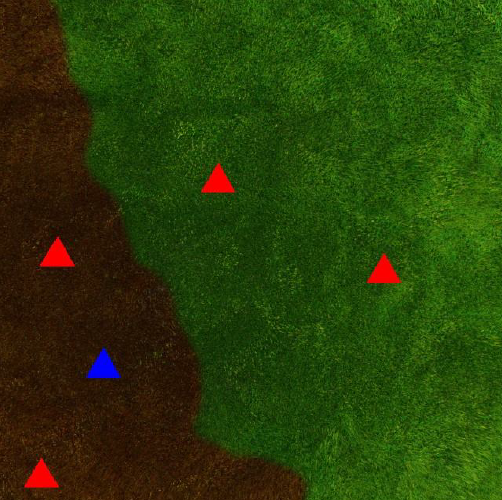
#> input picture Images/0.png, 502 x 500 px, found by its file name; its folder holds only this picture in this run
$ python detect.py
#> lines starting #> are read from the running program, lines starting #| are printed output that depends on the picture; after the words box and inside, x2 and y2 are one past the last pixel; in counts of white or black regions, pixels touching at a corner belong together
import cv2 as cv
import numpy as np
import os
main_folder="D:\\Python Projects\\open CV\\UAS Project\\Images"
img_list=os.listdir(main_folder)

n_houses=[]
priority_houses=[]
priority_ratio=[]
img_list.sort(key=lambda x: int(x.split('.')[0]))
img_list_copy=img_list.copy()


for img in img_list:
    img_path=os.path.join(main_folder,img)
    img_read=cv.imread(img_path)
#> img_read is the input picture: shape (500, 502, 3); mean B, G, R 9.3, 63, 41.2
    if img_read is None:
        continue
    hsv_img=cv.cvtColor(img_read,cv.COLOR_BGR2HSV)
#> hsv_img: shape (500, 502, 3); mean H, S, V 39, 225.9, 71.9
    lower_green = np.array([35,78,0])
    upper_green = np.array([85,255,184])

    lower_brown = np.array([0,0,0])
    upper_brown = np.array([22,255,94])
    green_mask=cv.inRange(hsv_img,lower_green,upper_green)
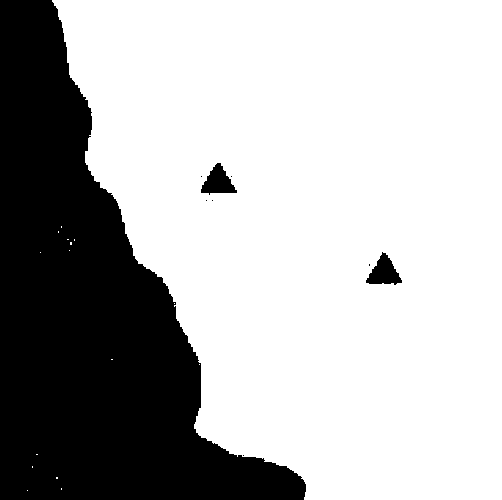
#> green_mask: shape (500, 502); 70.3% white; 9 black regions (6 under 20 px)
    solid_yellow=np.zeros((int(green_mask.shape[0]),int(green_mask.shape[1]),3),dtype=np.uint8)
    solid_yellow[:]=(0,255,255)

    green_img=cv.bitwise_and(solid_yellow,solid_yellow,mask=green_mask)
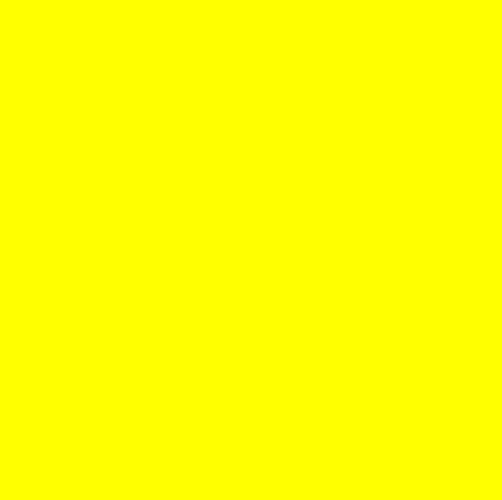
#> solid_yellow: shape (500, 502, 3); mean of channels 0, 1, 2 0, 255, 255; drawn as B, G, R
    # green_bgr=cv.cvtColor(green_mask,cv.COLOR_GRAY2BGR)
    g_contours,hie=cv.findContours(green_mask,cv.RETR_EXTERNAL,cv.CHAIN_APPROX_NONE)
#> g_contours = 16 contours, 15 with area under 20; largest, box (x1, y1, x2, y2) and area: (52, 0, 502, 500) 176782; hie = 16 rows, first 6: [1, -1, -1, -1], [2, 0, -1, -1], [3, 1, -1, -1], [4, 2, -1, -1], [5, 3, -1, -1], [6, 4, -1, -1]
    cv.drawContours(green_mask,g_contours,-1,(255,255,255),-1)
#> green_mask: shape (500, 502); 70.8% white; 1 black region, box (x1, y1, x2, y2) and area: (0, 0, 306, 500) 73286


    brown_mask=cv.inRange(hsv_img,lower_brown,upper_brown)
#> brown_mask: shape (500, 502); 27.7% white; 26 white regions (25 under 20 px)
    solid_cyan=np.zeros((int(brown_mask.shape[0]),int(brown_mask.shape[1]),3),dtype=np.uint8)
    solid_cyan[:]=(255,255,0)

    brown_img=cv.bitwise_and(solid_cyan,solid_cyan,mask=brown_mask)
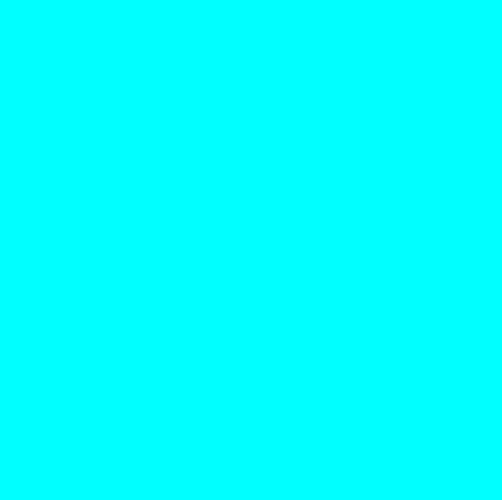
#> solid_cyan: shape (500, 502, 3); mean of channels 0, 1, 2 255, 255, 0; drawn as B, G, R
    br_contours,hie=cv.findContours(brown_mask,cv.RETR_EXTERNAL,cv.CHAIN_APPROX_NONE)
#> br_contours = 26 contours, 25 with area under 20; largest, box (x1, y1, x2, y2) and area: (0, 0, 303, 500) 71000; hie = 26 rows, first 6: [1, -1, -1, -1], [2, 0, -1, -1], [3, 1, -1, -1], [4, 2, -1, -1], [5, 3, -1, -1], [6, 4, -1, -1]
    cv.drawContours(brown_mask,br_contours,-1,(255,255,255),-1)
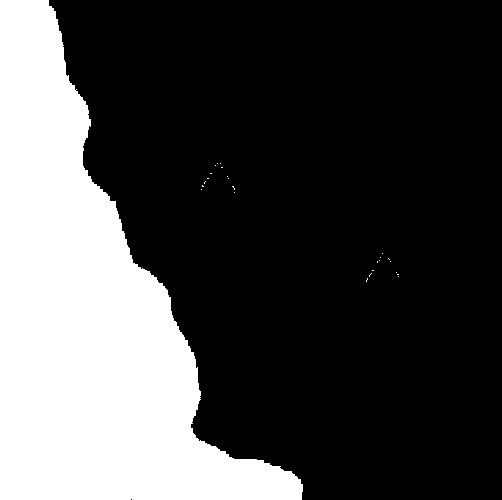
#> brown_mask: shape (500, 502); 28.6% white; 26 white regions (25 under 20 px), largest, box (x1, y1, x2, y2) and area: (0, 0, 303, 500) 71753

    land_img=cv.bitwise_or(green_img,brown_img)

    lower_red=np.array([0,121,71])
    upper_red=np.array([9,255,255])
    red_mask=cv.inRange(hsv_img,lower_red,upper_red)
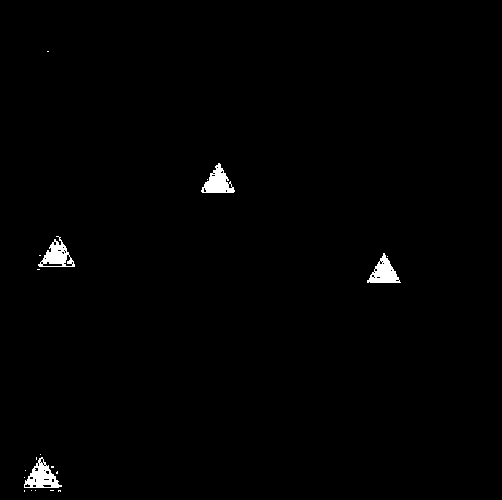
#> red_mask: shape (500, 502); 0.86% white; 20 white regions (16 under 20 px), largest, box (x1, y1, x2, y2) and area: (24, 457, 62, 488) 561, (201, 163, 235, 193) 534, (38, 236, 75, 267) 516, (367, 253, 401, 283) 510
    red_bgr=cv.cvtColor(red_mask,cv.COLOR_GRAY2BGR)
#> red_bgr: shape (500, 502, 3); 0.86% white; 20 white regions (16 under 20 px)
    r_contours,hie=cv.findContours(red_mask,cv.RETR_EXTERNAL,cv.CHAIN_APPROX_NONE)
#> r_contours = 20 contours, 16 with area under 20; largest, box (x1, y1, x2, y2) and area: (24, 457, 62, 488) 588, (38, 236, 75, 267) 549, (201, 163, 235, 193) 502, (367, 253, 401, 283) 484; hie = 20 rows, first 6: [1, -1, -1, -1], [2, 0, -1, -1], [3, 1, -1, -1], [4, 2, -1, -1], [5, 3, -1, -1], [6, 4, -1, -1]
    cv.drawContours(red_bgr,r_contours,-1,(0,0,255),-1)
#> red_bgr: shape (500, 502, 3); mean B, G, R 0, 0, 2.4

    lower_blue=np.array([95,231,0])
    upper_blue=np.array([161,255,255])
    blue_mask=cv.inRange(hsv_img,lower_blue,upper_blue)
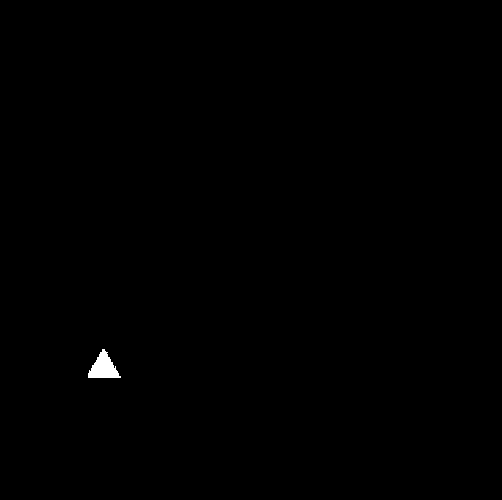
#> blue_mask: shape (500, 502); 0.22% white; 1 white region, box (x1, y1, x2, y2) and area: (88, 349, 121, 378) 540
    blue_bgr=cv.cvtColor(blue_mask,cv.COLOR_GRAY2BGR)
#> blue_bgr: shape (500, 502, 3); 0.22% white; 1 white region
    bl_contours,hie=cv.findContours(blue_mask,cv.RETR_EXTERNAL,cv.CHAIN_APPROX_NONE)
#> bl_contours = 1 contour; box (x1, y1, x2, y2) and area: (88, 349, 121, 378) 488; hie = [[-1, -1, -1, -1]]
    cv.drawContours(blue_bgr,bl_contours,-1,(255,0,0),-1)
#> blue_bgr: shape (500, 502, 3); mean B, G, R 0.5, 0, 0

    house_img=cv.bitwise_or(blue_bgr,red_bgr)

    green_red=cv.bitwise_and(green_mask,red_mask)
#> green_red: shape (500, 502); 0.42% white; 4 white regions (2 under 20 px), largest, box (x1, y1, x2, y2) and area: (201, 163, 235, 193) 534, (367, 253, 401, 283) 510
    green_blue=cv.bitwise_and(green_mask,blue_mask)
#> green_blue: shape (500, 502); every value is 0

    brown_red=cv.bitwise_and(brown_mask,red_mask)
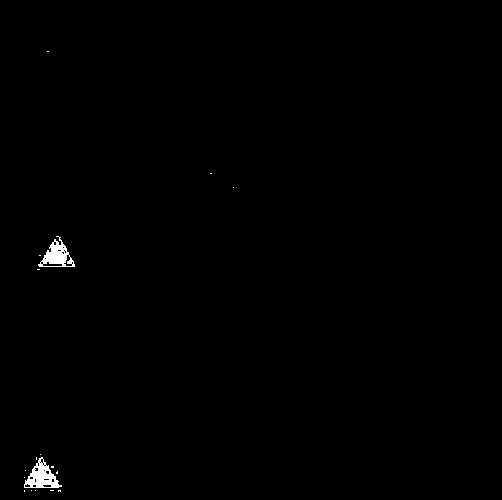
#> brown_red: shape (500, 502); 0.45% white; 18 white regions (16 under 20 px)
    brown_blue=cv.bitwise_and(brown_mask,blue_mask)


    # [5 lines of commented-out code are left out]

    pb=2
    pr=1
    blue_house_green=0
    red_house_green=0
    blue_house_brown=0
    red_house_brown=0

    contour_green_red,hie=cv.findContours(green_red,cv.RETR_EXTERNAL,cv.CHAIN_APPROX_NONE)
#> contour_green_red = 4 contours, 2 with area under 20; largest, box (x1, y1, x2, y2) and area: (201, 163, 235, 193) 502, (367, 253, 401, 283) 484; hie = [[1, -1, -1, -1], [2, 0, -1, -1], [3, 1, -1, -1], [-1, 2, -1, -1]]
    for x in contour_green_red:
        if cv.arcLength(x,True)>80 and cv.arcLength(x,True)<300:
            red_house_green+=1
#> this loop made 4 passes
#> red_house_green on passes 2, 4: 1, 2
#> after the loop, red_house_green = 2

    contour_green_blue,hie=cv.findContours(green_blue,cv.RETR_EXTERNAL,cv.CHAIN_APPROX_NONE)
#> contour_green_blue = []; hie = None
    for x in contour_green_blue:
        if cv.arcLength(x,True)>80 and cv.arcLength(x,True)<300:
            blue_house_green+=1
#> this loop made 0 passes
#> after the loop, blue_house_green = 0


    contour_brown_red,hie=cv.findContours(brown_red,cv.RETR_EXTERNAL,cv.CHAIN_APPROX_NONE)
#> contour_brown_red = 18 contours, 16 with area under 20; largest, box (x1, y1, x2, y2) and area: (24, 457, 62, 488) 588, (38, 236, 75, 267) 549; hie = 18 rows, first 6: [1, -1, -1, -1], [2, 0, -1, -1], [3, 1, -1, -1], [4, 2, -1, -1], [5, 3, -1, -1], [6, 4, -1, -1]
    for x in contour_brown_red:
        if cv.arcLength(x,True)>80 and cv.arcLength(x,True)<300:
            red_house_brown+=1
#> this loop made 18 passes
#> after the loop, red_house_brown = 2

    contour_brown_blue,hie=cv.findContours(brown_blue,cv.RETR_EXTERNAL,cv.CHAIN_APPROX_NONE)
#> contour_brown_blue has the same summary as bl_contours; hie = [[-1, -1, -1, -1]]
    for x in contour_brown_blue:
        if cv.arcLength(x,True)>80 and cv.arcLength(x,True)<300:
            blue_house_brown+=1
#> this loop made 1 pass
#> after the loop, blue_house_brown = 1

    n_house=[]
    n_house.append(blue_house_brown+red_house_brown)
    n_house.append(blue_house_green+red_house_green)
    n_houses.append(n_house)

    priority_house=[]
    priority_house.append(((blue_house_brown)*pb)+((red_house_brown)*pr))
    priority_house.append(((blue_house_green)*pb)+((red_house_green)*pr))
    priority_houses.append(priority_house)

    priority_ratio_temp=((blue_house_brown+blue_house_green)*pb)/((red_house_brown+red_house_green)/pr)
#> priority_ratio_temp = 0.5
    priority_ratio.append(priority_ratio_temp)


    final_img=cv.bitwise_or(land_img,house_img)


    cv.imshow("gevedve",final_img)

    cv.waitKey(0)


print("The list of number of house in burnt grass and no.of hosues in green grass:\n",n_houses)
#| The list of number of house in burnt grass and no.of hosues in green grass:
#|  [[3, 2]]
print("The total priority of houses on the burnt grass (Pb) and the total priority of houses on the green grass (Pg):\n",priority_houses)
#| The total priority of houses on the burnt grass (Pb) and the total priority of houses on the green grass (Pg):
#|  [[4, 2]]
print("A rescue ratio of priority Pr where Pr = Pb / Pg:\n",priority_ratio)
#| A rescue ratio of priority Pr where Pr = Pb / Pg:
#|  [0.5]

sorted_img=[]
priority_ratio_copy=priority_ratio.copy()
#> priority_ratio_copy = [0.5]

sorted_priority_ratio=priority_ratio.copy()
#> sorted_priority_ratio = [0.5]
sorted_priority_ratio.sort(reverse=True)

for x in sorted_priority_ratio:

    index=priority_ratio_copy.index(x)

    sorted_img.append(img_list_copy[index])
    img_list_copy.pop(index)
    priority_ratio_copy.pop(index)
#> this loop made 1 pass
#> (x, index) on pass 1: (0.5, 0)
#> after the loop, img_list_copy = []; priority_ratio_copy = []; sorted_img = ['0.png']
print("A list of the names of the input images , arranges in descending order of their rescue ratio:\n",sorted_img)
#| A list of the names of the input images , arranges in descending order of their rescue ratio:
#|  ['0.png']


    # [24 lines of commented-out code are left out]

$ run again, on Images/2.png
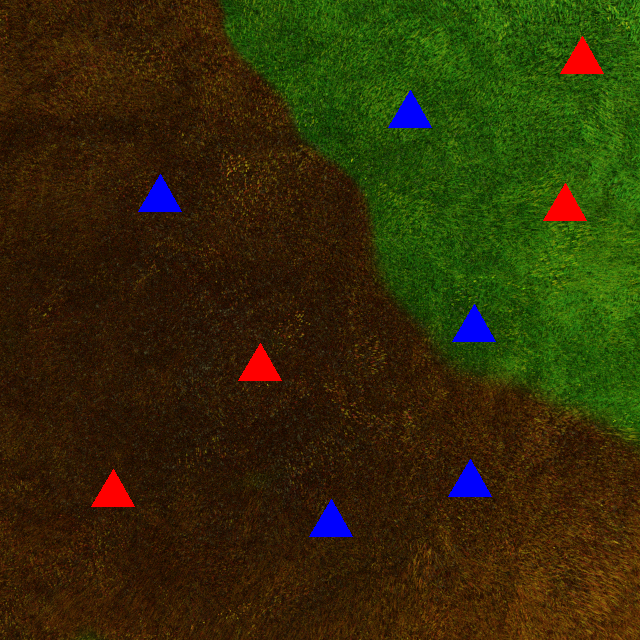
#> input picture Images/2.png, 640 x 640 px, found by its file name
#> img_read is the input picture: shape (640, 640, 3); mean B, G, R 8.1, 44.6, 49.8
#> hsv_img: shape (640, 640, 3); mean H, S, V 25.3, 232.9, 65.5
#> `green_mask=cv.inRange(hsv_img,lower_green,upper_green)`:
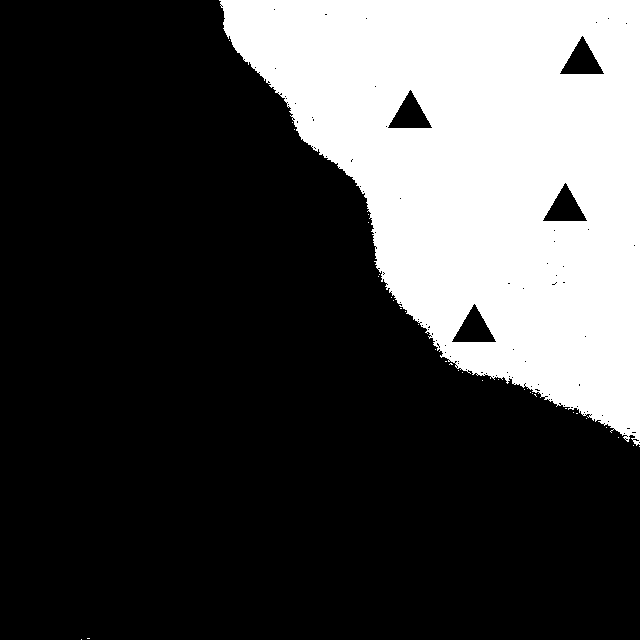
#> green_mask: shape (640, 640); 28.1% white; 34 white regions (33 under 20 px)
#> `g_contours,hie=cv.findContours(green_mask,cv.RETR_EXTERNAL,cv.CHAIN_AP..`: g_contours = 34 contours, 33 with area under 20; largest, box (x1, y1, x2, y2) and area: (219, 0, 640, 446) 117636; hie = 34 rows, first 6: [1, -1, -1, -1], [2, 0, -1, -1], [3, 1, -1, -1], [4, 2, -1, -1], [5, 3, -1, -1], [6, 4, -1, -1]
#> `br_contours,hie=cv.findContours(brown_mask,cv.RETR_EXTERNAL,cv.CHAIN_A..`: br_contours = 63 contours, 62 with area under 20; largest, box (x1, y1, x2, y2) and area: (0, 0, 640, 640) 285778; hie = 63 rows, first 6: [1, -1, -1, -1], [2, 0, -1, -1], [3, 1, -1, -1], [4, 2, -1, -1], [5, 3, -1, -1], [6, 4, -1, -1]
#> red_mask: shape (640, 640); 1.1% white; 1022 white regions (1018 under 20 px), largest, box (x1, y1, x2, y2) and area: (560, 36, 604, 74) 855, (543, 183, 587, 221) 855, (238, 343, 282, 381) 855, (91, 469, 135, 507) 855
#> `r_contours,hie=cv.findContours(red_mask,cv.RETR_EXTERNAL,cv.CHAIN_APPR..`: r_contours = 1022 contours, 1018 with area under 20; largest, box (x1, y1, x2, y2) and area: (91, 469, 135, 507) 796, (238, 343, 282, 381) 796, (543, 183, 587, 221) 796, (560, 36, 604, 74) 796; hie = 1022 rows, first 6: [1, -1, -1, -1], [2, 0, -1, -1], [3, 1, -1, -1], [4, 2, -1, -1], [5, 3, -1, -1], [6, 4, -1, -1]
#> blue_mask: shape (640, 640); 1% white; 5 white regions, box (x1, y1, x2, y2) and area: (388, 90, 432, 128) 855, (138, 174, 182, 212) 855, (452, 304, 496, 342) 855, (448, 459, 492, 497) 855, (309, 499, 353, 537) 855
#> `bl_contours,hie=cv.findContours(blue_mask,cv.RETR_EXTERNAL,cv.CHAIN_AP..`: bl_contours = 5 contours; box (x1, y1, x2, y2) and area: (309, 499, 353, 537) 796, (448, 459, 492, 497) 796, (452, 304, 496, 342) 796, (138, 174, 182, 212) 796, (388, 90, 432, 128) 796; hie = [[1, -1, -1, -1], [2, 0, -1, -1], [3, 1, -1, -1], [4, 2, -1, -1], [-1, 3, -1, -1]]
#> green_red: shape (640, 640); 0.42% white; 2 white regions, box (x1, y1, x2, y2) and area: (560, 36, 604, 74) 855, (543, 183, 587, 221) 855
#> green_blue: shape (640, 640); 0.42% white; 2 white regions, box (x1, y1, x2, y2) and area: (388, 90, 432, 128) 855, (452, 304, 496, 342) 855
#> brown_red: shape (640, 640); 0.73% white; 1018 white regions (1016 under 20 px), largest, box (x1, y1, x2, y2) and area: (238, 343, 282, 381) 855, (91, 469, 135, 507) 855
#> brown_blue: shape (640, 640); 0.63% white; 3 white regions
#> `contour_green_red,hie=cv.findContours(green_red,cv.RETR_EXTERNAL,cv.CH..`: contour_green_red = 2 contours; box (x1, y1, x2, y2) and area: (543, 183, 587, 221) 796, (560, 36, 604, 74) 796; hie = [[1, -1, -1, -1], [-1, 0, -1, -1]]
#> the loop `for x in contour_green_red:` made 2 passes
#> red_house_green on passes 1 to 2: 1, 2
#> after the loop `for x in contour_green_red:`: red_house_green = 2
#> contour_green_blue = 2 contours; box (x1, y1, x2, y2) and area: (452, 304, 496, 342) 796, (388, 90, 432, 128) 796
#> the loop `for x in contour_green_blue:` made 2 passes
#> after the loop `for x in contour_green_blue:`: blue_house_green = 2
#> `contour_brown_red,hie=cv.findContours(brown_red,cv.RETR_EXTERNAL,cv.CH..`: contour_brown_red = 1018 contours, 1016 with area under 20; largest, box (x1, y1, x2, y2) and area: (91, 469, 135, 507) 796, (238, 343, 282, 381) 796; hie = 1018 rows, first 6: [1, -1, -1, -1], [2, 0, -1, -1], [3, 1, -1, -1], [4, 2, -1, -1], [5, 3, -1, -1], [6, 4, -1, -1]
#> the loop `for x in contour_brown_red:` made 1018 passes
#> after the loop `for x in contour_brown_red:`: red_house_brown = 2
#> `contour_brown_blue,hie=cv.findContours(brown_blue,cv.RETR_EXTERNAL,cv...`: contour_brown_blue = 3 contours; box (x1, y1, x2, y2) and area: (309, 499, 353, 537) 796, (448, 459, 492, 497) 796, (138, 174, 182, 212) 796; hie = [[1, -1, -1, -1], [2, 0, -1, -1], [-1, 1, -1, -1]]
#> the loop `for x in contour_brown_blue:` made 3 passes
#> after the loop `for x in contour_brown_blue:`: blue_house_brown = 3
#> priority_ratio_temp = 2.5
#> `final_img=cv.bitwise_or(land_img,house_img)`:
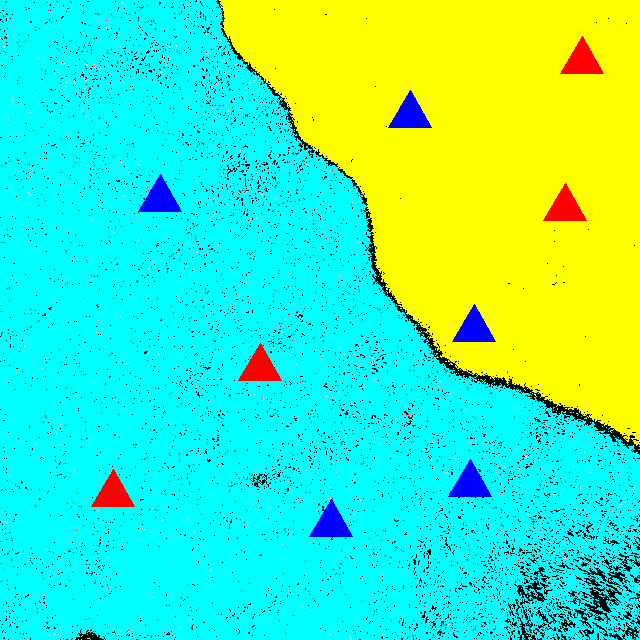
#> final_img: shape (640, 640, 3); mean of channels 0, 1, 2 171.5, 240.4, 74.5; drawn as B, G, R
#| The list of number of house in burnt grass and no.of hosues in green grass:
#|  [[5, 4]]
#| The total priority of houses on the burnt grass (Pb) and the total priority of houses on the green grass (Pg):
#|  [[8, 6]]
#| A rescue ratio of priority Pr where Pr = Pb / Pg:
#|  [2.5]
#> `priority_ratio_copy=priority_ratio.copy()`: priority_ratio_copy = [2.5]
#> the loop `for x in sorted_priority_ratio: ` made 1 pass
#> (x, index) on pass 1: (2.5, 0)
#> after the loop `for x in sorted_priority_ratio:`: img_list_copy = []; sorted_img = ['2.png']
#| A list of the names of the input images , arranges in descending order of their rescue ratio:
#|  ['2.png']
